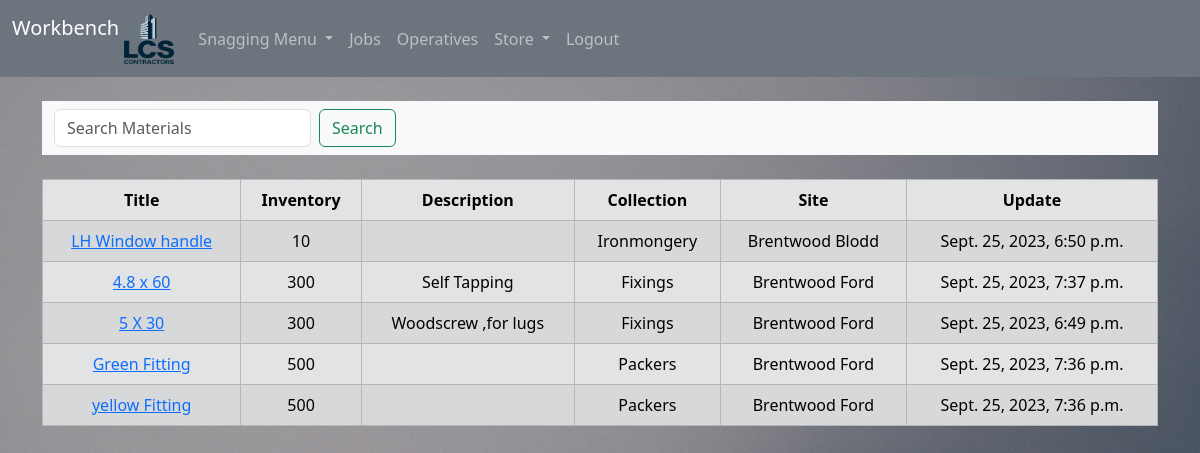
/store/materials (signed in), run on an earlier commit of the app's database.
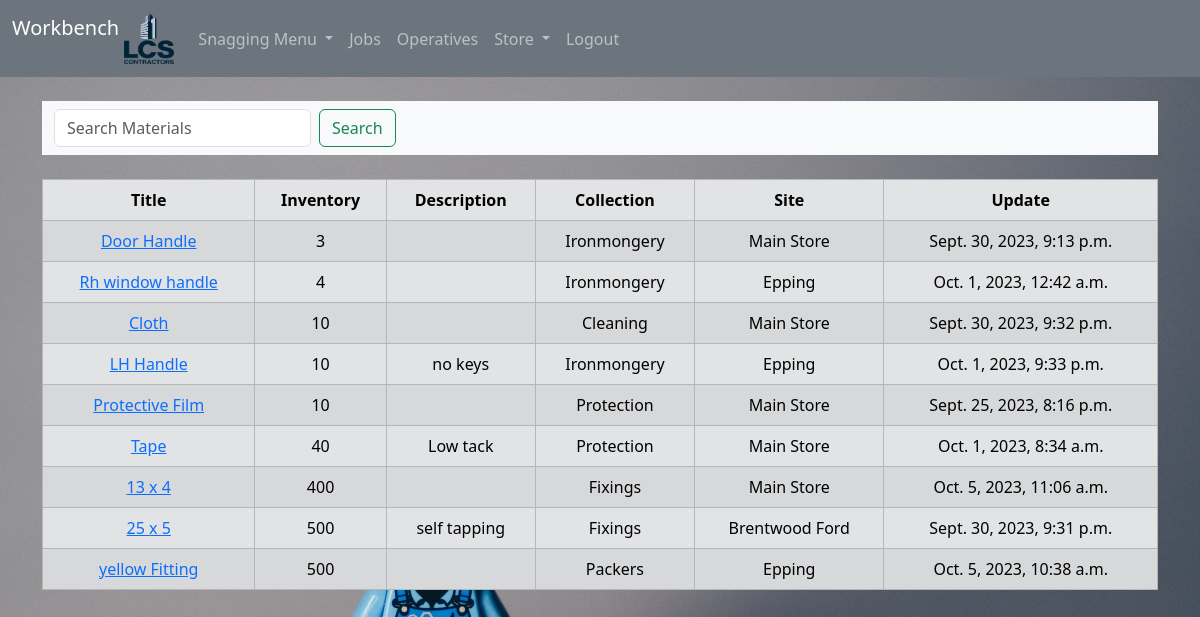
And on a later commit of the database.
### store/models.py (models this page shows, shortened)
class Material(models.Model):
    title = models.CharField(max_length=200)
    inventory = models.PositiveIntegerField()
    description = models.TextField(null=True, blank=True)
    update = models.DateTimeField(auto_now=True)
    collection = models.ForeignKey(Collection, on_delete=models.PROTECT)
    site = models.ForeignKey(Site, on_delete=models.PROTECT)
    class Meta:
        ordering = ["inventory", "title"]

### store/views.py (the view)
# urls.py: path("materials", views.material, name="store/materials"),
def material(request):
    materials = Material.objects.values(
        "title",
        "inventory",
        "description",
        "collection__title",
        "site__title",
        "update",
        "id",
    )
    return render(request, "store/materials.html", {"materials": materials})

### store/templates/store/materials.html (shortened to what this page needs)
{%extends 'base.html'%} {%block content%} {%if user.is_authenticated %}
<nav class="navbar bg-body-tertiary">
  <div class="container-fluid">
    <form
      class="d-flex"
      method="POST"
      action="{%url 'store/search_material'%}"
      role="search"
    >
      <input
        class="form-control me-2"
        type="search"
        placeholder="Search Materials"
        aria-label="Search"
        name="searched"
      />
      <button class="btn btn-outline-success" type="submit">Search</button>
    </form>
  </div>
</nav>
<br />
<table class="table table-hover table-bordered table-secondary table-striped">
  <thead class="table-secondary">
    <tr>
      <th scope="col">Title</th>
      <th scope="col">Inventory</th>
      <th scope="col">Description</th>
      <th scope="col">Collection</th>
      <th scope="col">Site</th>
      <th scope="col">Update</th>
    </tr>
  </thead>
  <tbody>
    {% if materials %} {%for material in materials%}
    <tr>
      <td>
        <a href="{% url 'store/update_material' material.id %}"
          >{{ material.title }}</a
        >
      </td>
      <td>{{material.inventory}}</td>
      <td>{{material.description}}</td>
      <td>{{material.collection__title}}</td>
      <td>{{material.site__title}}</td>
      <td>{{material.update}}</td>
    </tr>
    {%endfor%}
  </tbody>
</table>
{% endif %} {% endif %} {% endblock %}

### snags/templates/base.html (shortened to what this page needs)
<!DOCTYPE html>
<html lang="en">
  <head>
    <link
      href="https://cdn.jsdelivr.net/npm/bootstrap@5.3.1/dist/css/bootstrap.min.css"
      rel="stylesheet"
    />
  </head>
  {%load static%}
  <link rel="stylesheet" href=" {%static 'style.css'%} " />
  <body>
    {% include 'navbar.html'%}
    <div class="container">
      <br />
       {% block content %} {% endblock %}
    </div>
  </body>
</html>

### snags/templates/navbar.html (shortened to what this page needs)
{%load static%}
<nav class="navbar navbar-expand-lg navbar-dark bg-secondary">
  <div class="container-fluid">
    <a class="navbar-brand" href="{%url 'core'%}">
      Workbench
      <img
        src="{%static 'thumbnail.png'%}"
        width="50"
        height="50"
        class="d-inline-block align-text-top"
      />
    </a>
    <div class="collapse navbar-collapse" id="navbarSupportedContent">
      <ul class="navbar-nav me-auto mb-2 mb-lg-0">
        {% if user.is_authenticated %}
        <li class="nav-item dropdown">
          <a
            class="nav-link dropdown-toggle"
            href="#"
            role="button"
            data-bs-toggle="dropdown"
            aria-expanded="false"
          >
            Snagging Menu
          </a>
        </li>
        <li class="nav-item">
          <a class="nav-link" href="{%url 'operatives/detail'%}">Jobs</a>
        </li>
        <li class="nav-item">
          <a class="nav-link" href="{%url 'operatives/home'%}">Operatives</a>
        </li>
        <li class="nav-item dropdown">
          <a
            class="nav-link dropdown-toggle"
            href="#"
            role="button"
            data-bs-toggle="dropdown"
            aria-expanded="false"
          >
            Store
          </a>
        </li>
        <li class="nav-item">
          <a class="nav-link" href="{%url 'snags/logout'%}">Logout</a>
        </li>
        {% endif %}
      </ul>
    </div>
  </div>
</nav>

### static/style.css (style rules this page uses)
body { background-image: url(bkg1.jpg); background-color: cadetblue; background-size: cover; background-attachment: fixed; background-position: center; height: auto; background-repeat: no-repeat; text-align: center; }

What changed in the data, as far as the page shows it:
removed Material: title "LH Window handle", inventory "10", collection__title "Ironmongery", site__title "Brentwood Blodd", update "Sept. 25, 2023, 6:50 p.m."
removed Material: title "4.8 x 60", inventory "300", description "Self Tapping", collection__title "Fixings", site__title "Brentwood Ford", update "Sept. 25, 2023, 7:37 p.m."
removed Material: title "5 X 30", inventory "300", description "Woodscrew ,for lugs", collection__title "Fixings", site__title "Brentwood Ford", update "Sept. 25, 2023, 6:49 p.m."
removed Material: title "Green Fitting", inventory "500", collection__title "Packers", site__title "Brentwood Ford", update "Sept. 25, 2023, 7:36 p.m."
added Material: title "Door Handle", inventory "3", collection__title "Ironmongery", site__title "Main Store", update "Sept. 30, 2023, 9:13 p.m."
added Material: title "Rh window handle", inventory "4", collection__title "Ironmongery", site__title "Epping", update "Oct. 1, 2023, 12:42 a.m."
added Material: title "Cloth", inventory "10", collection__title "Cleaning", site__title "Main Store", update "Sept. 30, 2023, 9:32 p.m."
added Material: title "LH Handle", inventory "10", description "no keys", collection__title "Ironmongery", site__title "Epping", update "Oct. 1, 2023, 9:33 p.m."
added Material: title "Protective Film", inventory "10", collection__title "Protection", site__title "Main Store", update "Sept. 25, 2023, 8:16 p.m."
added Material: title "Tape", inventory "40", description "Low tack", collection__title "Protection", site__title "Main Store", update "Oct. 1, 2023, 8:34 a.m."
added Material: title "13 x 4", inventory "400", collection__title "Fixings", site__title "Main Store", update "Oct. 5, 2023, 11:06 a.m."
added Material: title "25 x 5", inventory "500", description "self tapping", collection__title "Fixings", site__title "Brentwood Ford", update "Sept. 30, 2023, 9:31 p.m."
changed Material "yellow Fitting": site__title "Brentwood Ford" → "Epping"; update "Sept. 25, 2023, 7:36 p.m." → "Oct. 5, 2023, 10:38 a.m."
